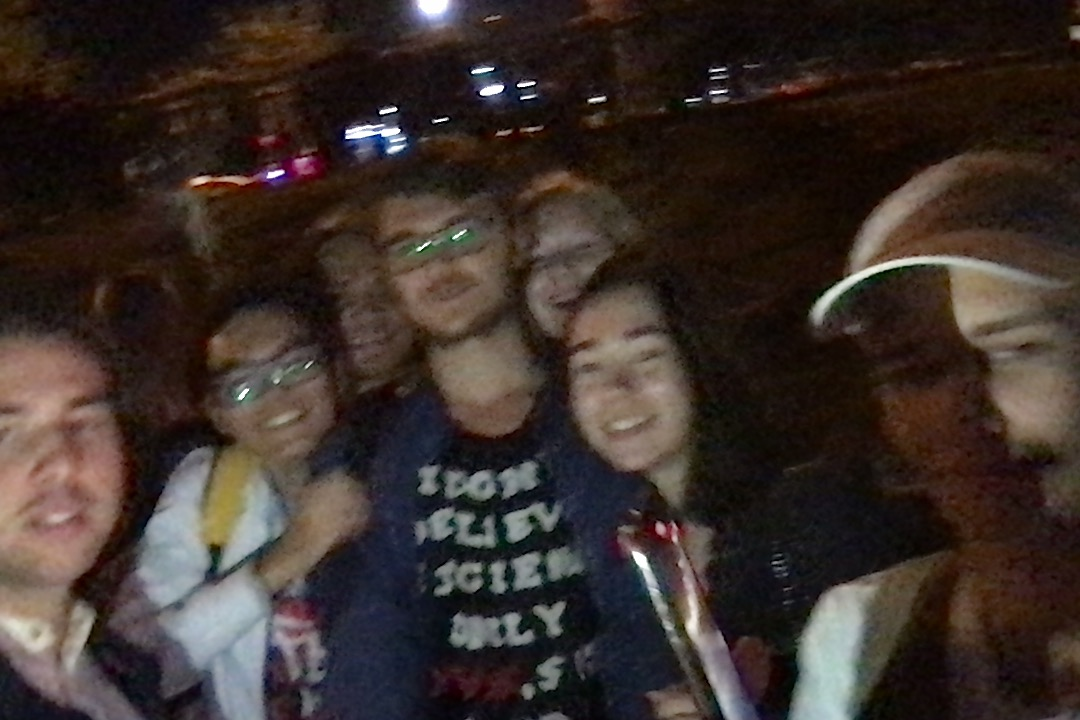
#> input picture hw7/pic.jpg, 1080 x 720 px
$ jupyter execute hw7.ipynb
#> lines starting #> are read from the running program, lines starting #| are printed output that depends on the picture
[cell 1]
import cv2
import os
import numpy as np
import matplotlib.pyplot as plt

#HW7: Resize an image in OpenCV using different interpolations, and study the differences. Divide the image in patches and saves them to the disk as a patch with serial names

img = cv2.imread('pic.jpg')
#> img is the input picture: shape (720, 1080, 3); mean B, G, R 43.2, 48.1, 59.2
scale_up_x = 0.5
scale_up_y = 0.5
scale_down = 0.6
width = int(img.shape[1] * scale_up_x)
#> width = 540
height = int(img.shape[0] * scale_up_y)
#> height = 360
dim = (width, height)
#> dim = (540, 360)
a = res_inter_nearset = cv2.resize(img, dim, interpolation = cv2.INTER_NEAREST)
b = res_inter_linear = cv2.resize(img, dim, interpolation = cv2.INTER_LINEAR)
c = res_inter_area = cv2.resize(img, dim, interpolation = cv2.INTER_AREA)
print(a)
#> (printed output is left out)
print(b)
#> (printed output is left out)
print(c)
#> (printed output is left out)

cv2.imshow('INTER_NEARES',a)
cv2.waitKey()

cv2.imshow('INTER_LINEAR',b)
cv2.waitKey()

cv2.imshow('INTER_AREA',c)
cv2.waitKey()
cv2.destroyAllWindows()

[cell 2]
# divide into patches

size = img.shape
#> size = (720, 1080, 3)
print(size)
#| (720, 1080, 3)

columns = 3
rows = 3

y_patch_length = size[0] / 3
#> y_patch_length = 240
x_patch_length = size[1] / 3
#> x_patch_length = 360
for i in range(0, rows):
    for j in range(0, columns):
        int_x_patch = int(x_patch_length)
        int_y_patch = int(y_patch_length)
        cropped_x = int_x_patch * j
        cropped_x1 = int_x_patch * (j+1)
        cropped_y = int_y_patch * i
        cropped_y1 = int_y_patch * (i+1)
        patch = img[cropped_y : cropped_y1, cropped_x : cropped_x1]
        cv2.imwrite('cropped_picture/pic('+ str(i) +':'+ str(j) + '.jpg', patch)
#> this loop made 3 passes
#> pass 1, `cv2.imwrite('cropped_picture/pic('+ str(i) +':'+ str(j) + '.jpg', patch)`:
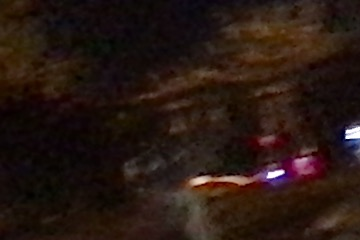
#> saved as pic(0:0.jpg: shape (240, 360, 3); mean B, G, R 17.9, 24.2, 39.9
#> pass 1, `cv2.imwrite('cropped_picture/pic('+ str(i) +':'+ str(j) + '.jpg', patch)`:
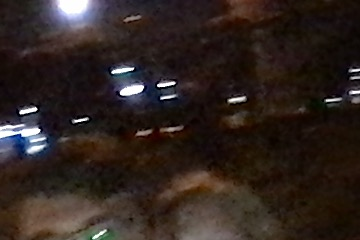
#> saved as pic(0:1.jpg: shape (240, 360, 3); mean B, G, R 32.2, 36.6, 47.7
#> pass 1, `cv2.imwrite('cropped_picture/pic('+ str(i) +':'+ str(j) + '.jpg', patch)`:
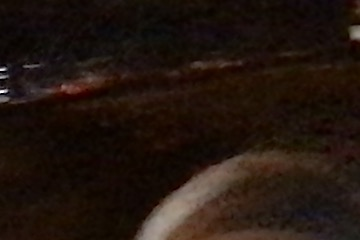
#> saved as pic(0:2.jpg: shape (240, 360, 3); mean B, G, R 14.5, 21.5, 34.2
#> pass 2, `cv2.imwrite('cropped_picture/pic('+ str(i) +':'+ str(j) + '.jpg', patch)`:
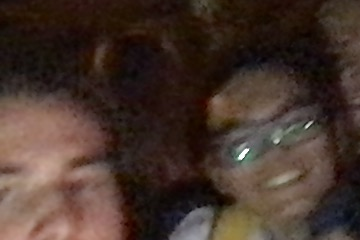
#> saved as pic(1:0.jpg: shape (240, 360, 3); mean B, G, R 44, 52.5, 70.1

[cell 3]
#display patches
import matplotlib.pyplot as plt

fig1, fig2 = plt.subplots(nrows=rows, ncols=columns)
for i in range(0, rows):
    for j in range(0, columns):
        img = plt.imread('cropped_picture/pic('+ str(i) +':'+ str(j) + '.jpg')
#> img: shape (240, 360, 3)
        fig2[i,j].axis('off')
        fig2[i,j].imshow(img)
plt.tight_layout()
plt.show()
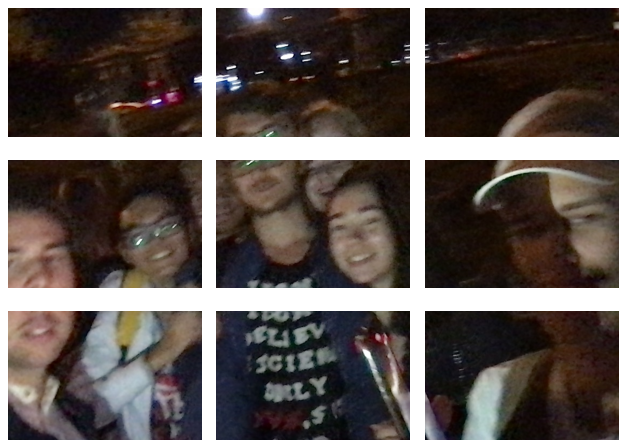
#> figure drawn by matplotlib, 9 panels
